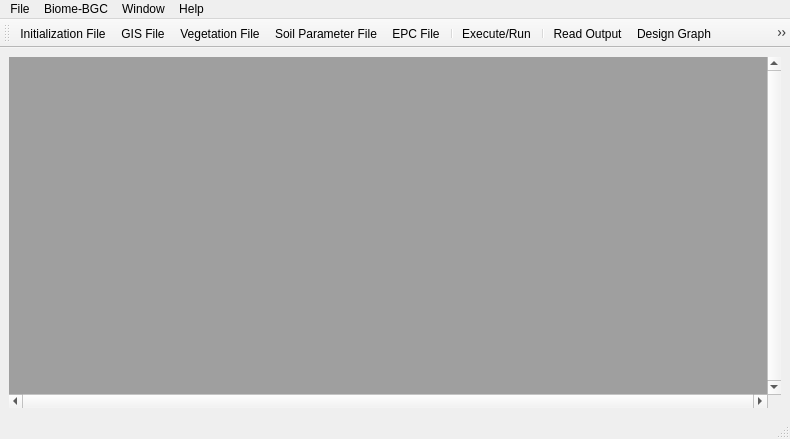
<?xml version="1.0" encoding="UTF-8"?>
<ui version="4.0">
 <class>MainWindow</class>
 <widget class="QMainWindow" name="MainWindow">
  <property name="geometry">
   <rect>
    <x>0</x>
    <y>0</y>
    <width>790</width>
    <height>439</height>
   </rect>
  </property>
  <property name="windowTitle">
   <string>BIOME-BGC (version ZALF)</string>
  </property>
  <property name="windowIcon">
   <iconset resource="icon.qrc">
    <normaloff>:/bgc.ico</normaloff>:/bgc.ico</iconset>
  </property>
  <widget class="QWidget" name="centralwidget">
   <layout class="QVBoxLayout" name="verticalLayout">
    <item>
     <widget class="QMdiArea" name="mdiArea">
      <property name="verticalScrollBarPolicy">
       <enum>Qt::ScrollBarAlwaysOn</enum>
      </property>
      <property name="horizontalScrollBarPolicy">
       <enum>Qt::ScrollBarAlwaysOn</enum>
      </property>
      <property name="tabsClosable">
       <bool>true</bool>
      </property>
      <property name="tabsMovable">
       <bool>true</bool>
      </property>
     </widget>
    </item>
   </layout>
  </widget>
  <widget class="QMenuBar" name="menubar">
   <property name="geometry">
    <rect>
     <x>0</x>
     <y>0</y>
     <width>790</width>
     <height>23</height>
    </rect>
   </property>
   <widget class="QMenu" name="menuFile">
    <property name="title">
     <string>File</string>
    </property>
    <addaction name="menuLogin"/>
    <addaction name="menuLogOut"/>
    <addaction name="menuExit"/>
   </widget>
   <widget class="QMenu" name="menuBiomeBGC">
    <property name="title">
     <string>Biome-BGC</string>
    </property>
    <widget class="QMenu" name="menuModel_Input">
     <property name="title">
      <string>Model Input</string>
     </property>
     <addaction name="actionInitializationFile"/>
     <addaction name="actionGIS_File"/>
     <addaction name="actionVegetation_File"/>
     <addaction name="actionEPC_File"/>
     <addaction name="actionSoil_Parameter_File"/>
     <addaction name="separator"/>
     <addaction name="actionInput_PACK"/>
    </widget>
    <widget class="QMenu" name="menuModel_Execution">
     <property name="title">
      <string>Model Execution</string>
     </property>
     <addaction name="actionExecute_Run"/>
    </widget>
    <widget class="QMenu" name="menuOutput_2">
     <property name="title">
      <string>Output</string>
     </property>
     <addaction name="actionOpenOutput"/>
     <addaction name="separator"/>
     <addaction name="actionDesign_Graph"/>
     <addaction name="actionView_Graph"/>
    </widget>
    <widget class="QMenu" name="menuTools">
     <property name="title">
      <string>Tools</string>
     </property>
     <addaction name="actionINI_File_SPSS_Script"/>
     <addaction name="actionClean_Temp_File"/>
    </widget>
    <widget class="QMenu" name="menuParameter_Optimization">
     <property name="title">
      <string>Parameter Optimization</string>
     </property>
     <addaction name="actionHOPSPACK_Problem_Definition"/>
     <addaction name="action_evaluator_Configuration"/>
     <addaction name="actionRun_HOPSPACK"/>
    </widget>
    <addaction name="menuModel_Input"/>
    <addaction name="menuModel_Execution"/>
    <addaction name="menuOutput_2"/>
    <addaction name="separator"/>
    <addaction name="menuParameter_Optimization"/>
    <addaction name="separator"/>
    <addaction name="menuTools"/>
   </widget>
   <widget class="QMenu" name="menuHelp">
    <property name="title">
     <string>Help</string>
    </property>
    <addaction name="menuAboutUs"/>
   </widget>
   <widget class="QMenu" name="menuWindow">
    <property name="title">
     <string>Window</string>
    </property>
    <addaction name="actionTabbed_View"/>
    <addaction name="actionWindow_View"/>
    <addaction name="separator"/>
   </widget>
   <addaction name="menuFile"/>
   <addaction name="menuBiomeBGC"/>
   <addaction name="menuWindow"/>
   <addaction name="menuHelp"/>
  </widget>
  <widget class="QStatusBar" name="statusbar"/>
  <widget class="QToolBar" name="toolBar">
   <property name="windowTitle">
    <string>toolBar</string>
   </property>
   <attribute name="toolBarArea">
    <enum>TopToolBarArea</enum>
   </attribute>
   <attribute name="toolBarBreak">
    <bool>false</bool>
   </attribute>
   <addaction name="actionInitializationFile"/>
   <addaction name="actionGIS_File"/>
   <addaction name="actionVegetation_File"/>
   <addaction name="actionSoil_Parameter_File"/>
   <addaction name="actionEPC_File"/>
   <addaction name="separator"/>
   <addaction name="actionExecute_Run"/>
   <addaction name="separator"/>
   <addaction name="actionOpenOutput"/>
   <addaction name="actionDesign_Graph"/>
   <addaction name="actionView_Graph"/>
   <addaction name="separator"/>
   <addaction name="menuExit"/>
  </widget>
  <action name="menuExit">
   <property name="icon">
    <iconset resource="icon.qrc">
     <normaloff>:/exit.ico</normaloff>:/exit.ico</iconset>
   </property>
   <property name="text">
    <string>Exit</string>
   </property>
  </action>
  <action name="menuLogin">
   <property name="enabled">
    <bool>false</bool>
   </property>
   <property name="text">
    <string>Log In</string>
   </property>
  </action>
  <action name="menuLogOut">
   <property name="enabled">
    <bool>false</bool>
   </property>
   <property name="text">
    <string>Log Out</string>
   </property>
  </action>
  <action name="menuAboutUs">
   <property name="enabled">
    <bool>false</bool>
   </property>
   <property name="text">
    <string>About Us..</string>
   </property>
  </action>
  <action name="actionTabbed_View">
   <property name="checkable">
    <bool>true</bool>
   </property>
   <property name="checked">
    <bool>true</bool>
   </property>
   <property name="text">
    <string>Tabbed View</string>
   </property>
  </action>
  <action name="actionWindow_View">
   <property name="checkable">
    <bool>true</bool>
   </property>
   <property name="text">
    <string>Window View</string>
   </property>
  </action>
  <action name="actionInitializationFile">
   <property name="icon">
    <iconset resource="icon.qrc">
     <normaloff>:/ini.ico</normaloff>:/ini.ico</iconset>
   </property>
   <property name="text">
    <string>Initialization File</string>
   </property>
  </action>
  <action name="actionGIS_File">
   <property name="icon">
    <iconset resource="icon.qrc">
     <normaloff>:/gis.ico</normaloff>:/gis.ico</iconset>
   </property>
   <property name="text">
    <string>GIS File</string>
   </property>
  </action>
  <action name="actionVegetation_File">
   <property name="icon">
    <iconset resource="icon.qrc">
     <normaloff>:/veg.ico</normaloff>:/veg.ico</iconset>
   </property>
   <property name="text">
    <string>Vegetation File</string>
   </property>
  </action>
  <action name="actionSoil_Parameter_File">
   <property name="icon">
    <iconset resource="icon.qrc">
     <normaloff>:/soil.ico</normaloff>:/soil.ico</iconset>
   </property>
   <property name="text">
    <string>Soil Parameter File</string>
   </property>
  </action>
  <action name="actionEPC_File">
   <property name="icon">
    <iconset resource="icon.qrc">
     <normaloff>:/epc.ico</normaloff>:/epc.ico</iconset>
   </property>
   <property name="text">
    <string>EPC File</string>
   </property>
  </action>
  <action name="actionInput_PACK">
   <property name="text">
    <string>Input PACK</string>
   </property>
  </action>
  <action name="actionExecute_Run">
   <property name="icon">
    <iconset resource="icon.qrc">
     <normaloff>:/run.ico</normaloff>:/run.ico</iconset>
   </property>
   <property name="text">
    <string>Execute/Run</string>
   </property>
  </action>
  <action name="actionOpenOutput">
   <property name="icon">
    <iconset resource="icon.qrc">
     <normaloff>:/output.ico</normaloff>:/output.ico</iconset>
   </property>
   <property name="text">
    <string>Read Output</string>
   </property>
  </action>
  <action name="actionINI_File_SPSS_Script">
   <property name="text">
    <string>INI File -&gt; SPSS Script</string>
   </property>
  </action>
  <action name="actionDesign_Graph">
   <property name="icon">
    <iconset resource="icon.qrc">
     <normaloff>:/cgrp.ico</normaloff>:/cgrp.ico</iconset>
   </property>
   <property name="text">
    <string>Design Graph</string>
   </property>
  </action>
  <action name="actionView_Graph">
   <property name="icon">
    <iconset resource="icon.qrc">
     <normaloff>:/vgrp.ico</normaloff>:/vgrp.ico</iconset>
   </property>
   <property name="text">
    <string>View Graph</string>
   </property>
  </action>
  <action name="actionClean_Temp_File">
   <property name="text">
    <string>Clean Temp File</string>
   </property>
  </action>
  <action name="action_evaluator_Configuration">
   <property name="text">
    <string>Evaluator Configuration</string>
   </property>
  </action>
  <action name="actionRun_HOPSPACK">
   <property name="text">
    <string>Run HOPSPACK</string>
   </property>
  </action>
  <action name="actionHOPSPACK_Problem_Definition">
   <property name="text">
    <string>HOPSPACK Problem Definition</string>
   </property>
  </action>
 </widget>
 <resources>
  <include location="icon.qrc"/>
 </resources>
 <connections/>
</ui>
